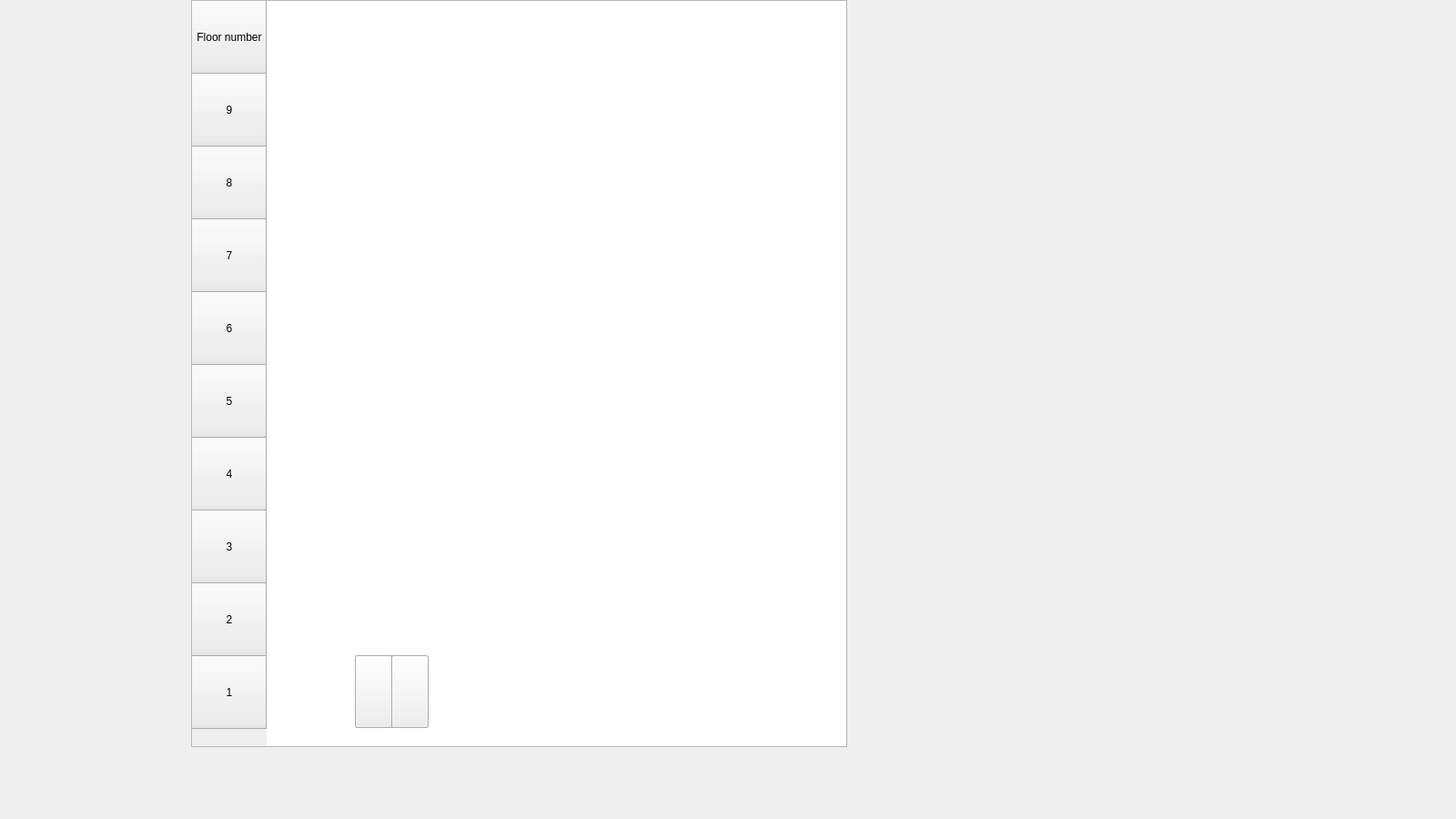
<?xml version="1.0" encoding="UTF-8"?>
<ui version="4.0">
 <class>Widget</class>
 <widget class="QWidget" name="Widget">
  <property name="geometry">
   <rect>
    <x>0</x>
    <y>0</y>
    <width>1600</width>
    <height>900</height>
   </rect>
  </property>
  <property name="windowTitle">
   <string>Widget</string>
  </property>
  <widget class="QTableWidget" name="tableWidget">
   <property name="geometry">
    <rect>
     <x>210</x>
     <y>0</y>
     <width>721</width>
     <height>821</height>
    </rect>
   </property>
   <property name="lineWidth">
    <number>1</number>
   </property>
   <attribute name="verticalHeaderDefaultSectionSize">
    <number>80</number>
   </attribute>
   <row>
    <property name="text">
     <string>Floor number</string>
    </property>
    <property name="font">
     <font>
      <italic>false</italic>
      <bold>false</bold>
      <underline>false</underline>
      <strikeout>false</strikeout>
     </font>
    </property>
    <property name="textAlignment">
     <set>AlignCenter</set>
    </property>
   </row>
   <row>
    <property name="text">
     <string>9</string>
    </property>
    <property name="textAlignment">
     <set>AlignCenter</set>
    </property>
   </row>
   <row>
    <property name="text">
     <string>8</string>
    </property>
    <property name="textAlignment">
     <set>AlignCenter</set>
    </property>
   </row>
   <row>
    <property name="text">
     <string>7</string>
    </property>
    <property name="textAlignment">
     <set>AlignCenter</set>
    </property>
   </row>
   <row>
    <property name="text">
     <string>6</string>
    </property>
    <property name="textAlignment">
     <set>AlignCenter</set>
    </property>
   </row>
   <row>
    <property name="text">
     <string>5</string>
    </property>
    <property name="textAlignment">
     <set>AlignCenter</set>
    </property>
   </row>
   <row>
    <property name="text">
     <string>4</string>
    </property>
    <property name="textAlignment">
     <set>AlignCenter</set>
    </property>
   </row>
   <row>
    <property name="text">
     <string>3</string>
    </property>
    <property name="textAlignment">
     <set>AlignCenter</set>
    </property>
   </row>
   <row>
    <property name="text">
     <string>2</string>
    </property>
    <property name="textAlignment">
     <set>AlignCenter</set>
    </property>
   </row>
   <row>
    <property name="text">
     <string>1</string>
    </property>
    <property name="textAlignment">
     <set>AlignCenter</set>
    </property>
   </row>
  </widget>
  <widget class="QPushButton" name="Elevator">
   <property name="geometry">
    <rect>
     <x>390</x>
     <y>720</y>
     <width>81</width>
     <height>80</height>
    </rect>
   </property>
   <property name="text">
    <string>Elevator</string>
   </property>
  </widget>
  <widget class="QPushButton" name="leftDoor">
   <property name="geometry">
    <rect>
     <x>390</x>
     <y>720</y>
     <width>41</width>
     <height>80</height>
    </rect>
   </property>
   <property name="text">
    <string/>
   </property>
  </widget>
  <widget class="QPushButton" name="rightDoor">
   <property name="geometry">
    <rect>
     <x>430</x>
     <y>720</y>
     <width>41</width>
     <height>80</height>
    </rect>
   </property>
   <property name="text">
    <string/>
   </property>
  </widget>
 </widget>
 <resources/>
 <connections/>
</ui>
